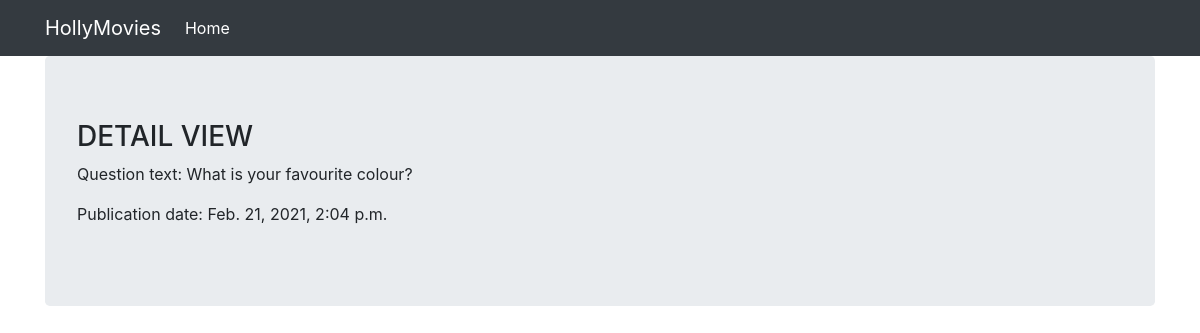
The app's page /polls/question-detail-view/1 with its own data.
### polls/models.py (models this page shows, shortened)
class Question(models.Model):
    question_text = models.CharField(max_length=250)
    pub_date = models.DateTimeField()

### polls/views.py (the view)
# urls.py: path('question-detail-view/<pk>', QuestionDetailView.as_view(), name="my-question-detail-view"),
class QuestionDetailView(DetailView):
    def get(self, request, pk):
        obj = get_object_or_404(Question, pk=pk)
        return render(
            request,
            template_name = 'my_question.html',
            context={"question": obj}
        )

### polls/templates/my_question.html
{% extends "base.html" %}
{% block content %}
<h3>DETAIL VIEW</h3>
    <p>Question text: {{ question.question_text }}</p>
    <p>Publication date: {{ question.pub_date }}</p>
{% endblock %}

### records on screen
Question: question_text "What is your favourite colour?", pub_date "Feb. 21, 2021, 2:04 p.m."
